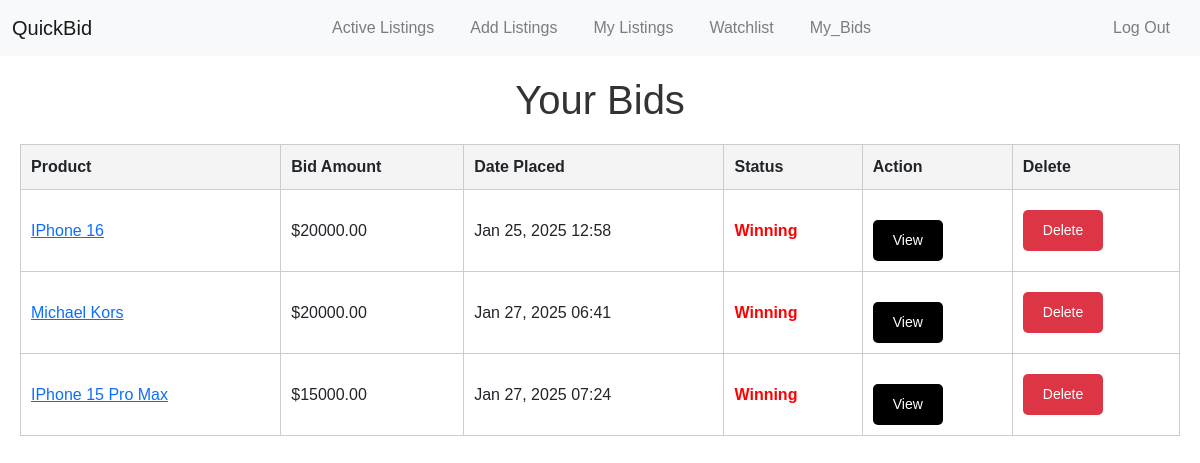
The page /my_bids (signed in) on the database as committed earlier.
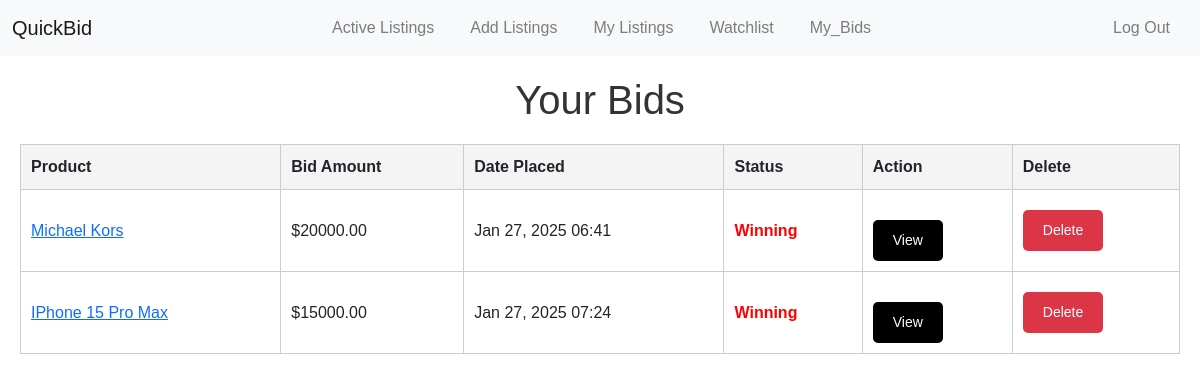
The same page on the database as committed later.
### auctions/models.py (models this page shows, shortened)
class Product(models.Model):
    user = models.ForeignKey(User,on_delete=models.CASCADE)
    name = models.CharField(max_length=100)
    description =models.TextField()
    starting_price = models.DecimalField(max_digits=10, decimal_places=2)
    current_price = models.DecimalField(max_digits=10, decimal_places=2, default=0)
    image_url = models.URLField(max_length=500, blank=True, null=True)
    category = models.CharField(max_length=50, blank=True, null=True)
    is_active = models.BooleanField(default=True)  # Add this field

class Bid(models.Model):
    user = models.ForeignKey(User, on_delete=models.CASCADE)
    product = models.ForeignKey(Product, related_name="bids", on_delete=models.CASCADE)
    amount = models.DecimalField(max_digits=10, decimal_places=2)
    timestamp = models.DateTimeField(auto_now_add=True)
    status = models.CharField(max_length=50, blank=True, null=True)

### auctions/views.py (the view)
# urls.py: path("my_bids", views.my_bids, name="my_bids"),
def my_bids(request):
    user_bids = Bid.objects.filter(user=request.user)
    bids_with_status = []
    for bid in user_bids:
        statuses = "Winning" if bid.amount == bid.product.current_price else "Outbid"
        if not bid.product.is_active and bid.amount == bid.product.current_price:
             statuses = "Winner"
        bid.status = statuses
        bid.save()
        bids_with_status.append({
            'product': bid.product,
            'amount': bid.amount,
            'date_placed': bid.timestamp,
            'status': bid.status,
        })
    return render(request,"auctions/my_bids.html", {
       "bids_with_status" : bids_with_status
    })

### auctions/templates/auctions/my_bids.html (shortened to what this page needs)
{% extends 'auctions/layout.html' %} {% block body %}
<div class="container">
  <h1>Your Bids</h1>
  {% if bids_with_status %}
  <table class="bids-table">
    <thead>
      <tr>
        <th>Product</th>
        <th>Bid Amount</th>
        <th>Date Placed</th>
        <th>Status</th>
        <th>Action</th>
        <th>Delete</th>
      </tr>
    </thead>
    <tbody>
      {% for bid in bids_with_status %}
      <tr>
        <td>
          <a href="{% url 'view_listing' bid.product.id %}">
            {{ bid.product.name }}
          </a>
        </td>
        <td>${{ bid.amount }}</td>
        <td>{{ bid.date_placed|date:"M d, Y H:i" }}</td>
        <td>
          <span class="status {{ bid.status|lower }}">{{ bid.status }}</span>
        </td>
        <td>
          <a
            href="{% url 'view_listing' bid.product.id %}"
            class="btn btn-view"
          >
            View
          </a>
        </td>
        <td>
          <form method="POST" action="{% url 'delete_bid' bid.product.id %}">
            <button type="submit" class="btn btn-danger">Delete</button>
          </form>
        </td>
      </tr>
      {% endfor %}
    </tbody>
  </table>
  {% else %}
  <p>
    You haven't placed any bids yet. Start bidding on exciting products
    <a href="{% url 'index' %}">here</a>!
  </p>
  {% endif %}
</div>
{% endblock %}

Rows that differ between the two databases and show on the page:
no longer on this page (row edited): Product: product.name "IPhone 16", amount "20000.00", date_placed "Jan 25, 2025 12:58", status "Winning"
